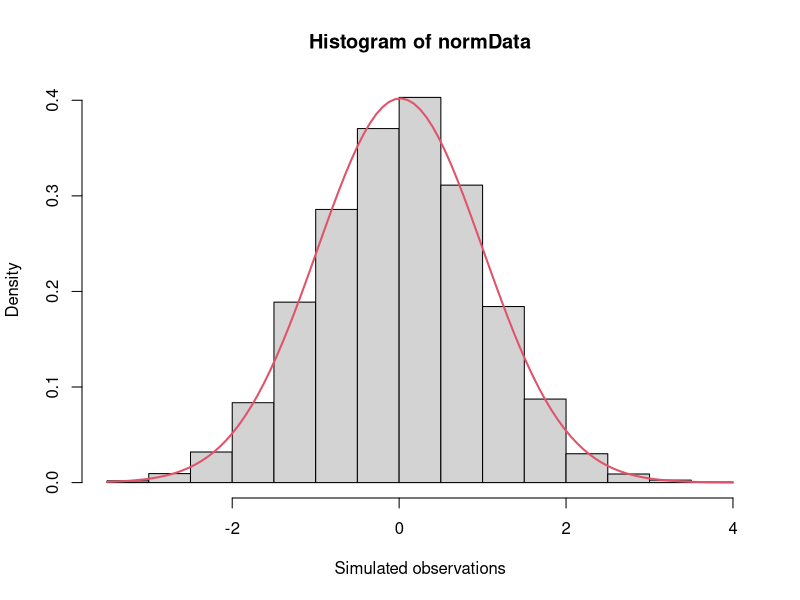
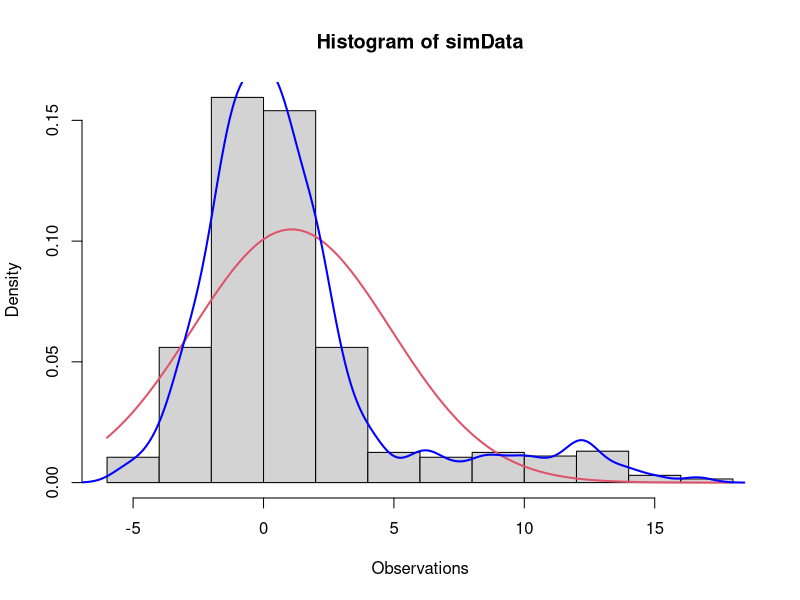
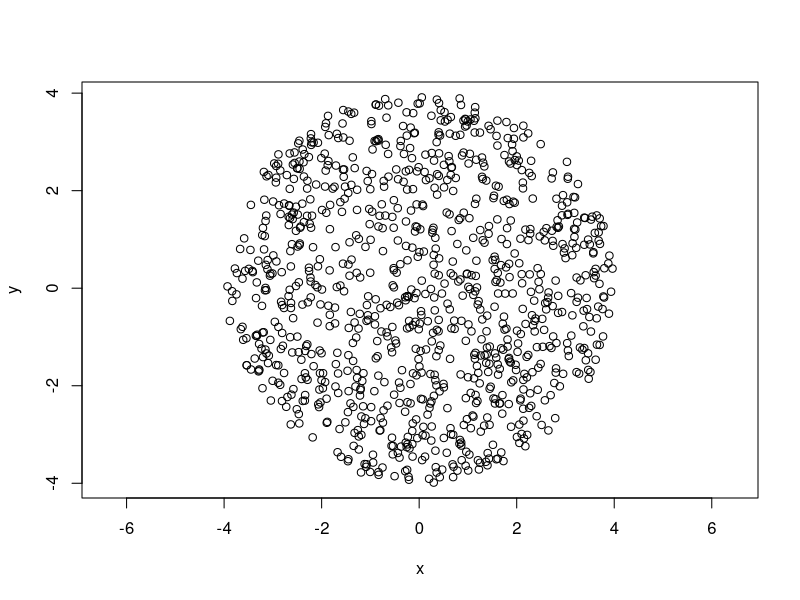

Recreate these plots in R, in order.
### Task 1 ### 
?rnorm # повече за rnorm, който не знае
normData<-rnorm(10000,0,1) # генерираме: n=10000, mean=0, sd=1

hist(normData,prob=TRUE,xlab = 'Simulated observations') #добра практика е да видите как изглеждат нашите данни на графика
curve(dnorm(x, mean=mean(normData), sd=sd(normData)), add=TRUE, col=2,lwd=2) # Изчертава крива, съответстваща на функция през интервала.

?dnorm # Density, distribution function, quantile function and random generation for the normal distribution with mean equal to mean and standard deviation equal to sd.
?curve #Draws a curve corresponding to a function over the interval [from, to]. curve can plot also an expression in the variable xname, default x.

mean(normData) #Generic function for the (trimmed) arithmetic mean.
median(normData) 
mad(normData) #Median Absolute Deviation
sd(normData) #Standard Deviation


cutoff<-median(normData)+3*mad(normData)

### Task 2 ###

p=runif(1000,0,1)>9/10;
simData=rnorm(1000,0+(10-0)*p,sqrt(4)+(sqrt(9)-sqrt(4))*p)

hist(simData,prob=TRUE,xlab = 'Observations')
curve(dnorm(x, mean=mean(simData), sd=sd(simData)), add=TRUE, col=2,lwd=2)
d=density(simData,bw="SJ")
lines(d,col='blue',lwd=2)

any(abs((simData-median(simData)))>3*mad(simData))  

### Task 3 ###

a<-c(8,3,8,7,15,9,12,4,9,10,5,1)
matrr<-matrix(a,6,2) # create matrix 6x2
matrr
rownames(matrr)<-c("r1","r2","r3","r4","r5","r6") # named rows
matrr 
coll=seq(1,12,2) # create a vector from 1 to 12 with step 2 
# so this seq. contains odd numbers 
matr2=cbind(matrr,coll) 
matr2  #create matrix 6x3 where the last column is named

matr2=cbind(matrr,seq(1,12,2)) # create a matrix 6x3 where thee 3column is without name
matr2
ord=order(matr2[,1]) 
matr2[ord,] # sorting   by 1 coloumn

### Task 4 ###

rand.Circle <- function(n,x_0=0,y_0=0,r=1){
  theta = 2*pi*runif(n,0,1);
  R = r*sqrt(runif(n,0,1));
  x = x_0 + R*cos(theta);
  y = y_0 + R*sin(theta);
  return(cbind(x,y))
}
plot(rand.Circle(1000,0,0,4),asp=1)
